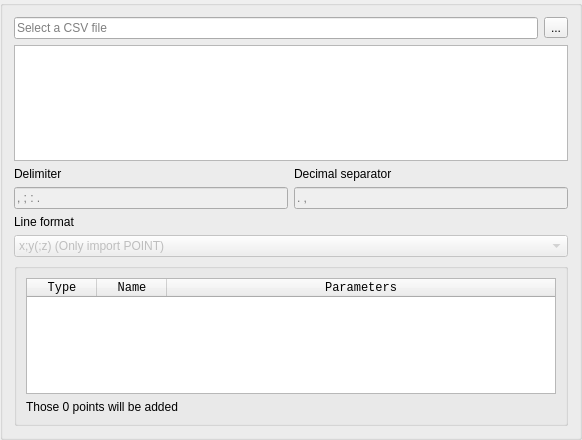
<?xml version="1.0" encoding="UTF-8"?>
<ui version="4.0">
 <class>TT_GroupBoxImportCsv</class>
 <widget class="QGroupBox" name="TT_GroupBoxImportCsv">
  <property name="geometry">
   <rect>
    <x>0</x>
    <y>0</y>
    <width>582</width>
    <height>440</height>
   </rect>
  </property>
  <property name="windowTitle">
   <string>GroupBox</string>
  </property>
  <layout class="QVBoxLayout" name="verticalLayout">
   <item>
    <widget class="QFrame" name="fr_file">
     <property name="sizePolicy">
      <sizepolicy hsizetype="Preferred" vsizetype="Preferred">
       <horstretch>0</horstretch>
       <verstretch>0</verstretch>
      </sizepolicy>
     </property>
     <layout class="QHBoxLayout" name="horizontalLayout_3">
      <property name="leftMargin">
       <number>0</number>
      </property>
      <property name="topMargin">
       <number>0</number>
      </property>
      <property name="rightMargin">
       <number>0</number>
      </property>
      <property name="bottomMargin">
       <number>0</number>
      </property>
      <item>
       <widget class="QLineEdit" name="le_file">
        <property name="readOnly">
         <bool>true</bool>
        </property>
        <property name="placeholderText">
         <string>Select a CSV file</string>
        </property>
       </widget>
      </item>
      <item>
       <widget class="QToolButton" name="tb_open">
        <property name="text">
         <string>...</string>
        </property>
        <property name="icon">
         <iconset theme="QIcon::ThemeIcon::DocumentOpen"/>
        </property>
        <property name="iconSize">
         <size>
          <width>24</width>
          <height>24</height>
         </size>
        </property>
       </widget>
      </item>
     </layout>
    </widget>
   </item>
   <item>
    <widget class="QListWidget" name="lw_preview">
     <property name="font">
      <font>
       <family>Monospace</family>
       <pointsize>8</pointsize>
      </font>
     </property>
     <property name="selectionMode">
      <enum>QAbstractItemView::SelectionMode::NoSelection</enum>
     </property>
    </widget>
   </item>
   <item>
    <widget class="QFrame" name="fr_Format">
     <layout class="QHBoxLayout" name="horizontalLayout_2">
      <property name="leftMargin">
       <number>0</number>
      </property>
      <property name="topMargin">
       <number>0</number>
      </property>
      <property name="rightMargin">
       <number>0</number>
      </property>
      <property name="bottomMargin">
       <number>0</number>
      </property>
      <item>
       <layout class="QVBoxLayout" name="vl_delimiter">
        <item>
         <widget class="QLabel" name="lb_delimiter">
          <property name="text">
           <string>Delimiter</string>
          </property>
         </widget>
        </item>
        <item>
         <widget class="QLineEdit" name="le_delimiter">
          <property name="enabled">
           <bool>false</bool>
          </property>
          <property name="placeholderText">
           <string>, ; : .</string>
          </property>
         </widget>
        </item>
       </layout>
      </item>
      <item>
       <layout class="QVBoxLayout" name="vl_decimalSeparator">
        <item>
         <widget class="QLabel" name="lb_decimalSeparator">
          <property name="text">
           <string>Decimal separator</string>
          </property>
         </widget>
        </item>
        <item>
         <widget class="QLineEdit" name="le_decimalSeparator">
          <property name="enabled">
           <bool>false</bool>
          </property>
          <property name="placeholderText">
           <string>. ,</string>
          </property>
         </widget>
        </item>
       </layout>
      </item>
     </layout>
    </widget>
   </item>
   <item>
    <widget class="QLabel" name="lb_lineFormat">
     <property name="text">
      <string>Line format</string>
     </property>
    </widget>
   </item>
   <item>
    <widget class="QComboBox" name="cb_lineFormat">
     <property name="enabled">
      <bool>false</bool>
     </property>
     <property name="currentIndex">
      <number>0</number>
     </property>
     <item>
      <property name="text">
       <string>x;y(;z) (Only import POINT)</string>
      </property>
     </item>
     <item>
      <property name="text">
       <string>name;x;y(;z) (Only import POINT)</string>
      </property>
     </item>
     <item>
      <property name="text">
       <string>type;name;parameters (Import POINT, STATION, REFERENCE &amp; MEASURE)</string>
      </property>
     </item>
    </widget>
   </item>
   <item>
    <widget class="QGroupBox" name="gb_points">
     <layout class="QVBoxLayout" name="verticalLayout_4">
      <item>
       <widget class="QTableWidget" name="tw_points">
        <property name="font">
         <font>
          <family>Monospace</family>
          <pointsize>8</pointsize>
         </font>
        </property>
        <property name="editTriggers">
         <set>QAbstractItemView::EditTrigger::NoEditTriggers</set>
        </property>
        <property name="selectionMode">
         <enum>QAbstractItemView::SelectionMode::NoSelection</enum>
        </property>
        <property name="horizontalScrollMode">
         <enum>QAbstractItemView::ScrollMode::ScrollPerPixel</enum>
        </property>
        <attribute name="horizontalHeaderDefaultSectionSize">
         <number>70</number>
        </attribute>
        <attribute name="horizontalHeaderStretchLastSection">
         <bool>true</bool>
        </attribute>
        <column>
         <property name="text">
          <string>Type</string>
         </property>
         <property name="font">
          <font>
           <pointsize>9</pointsize>
           <bold>false</bold>
          </font>
         </property>
        </column>
        <column>
         <property name="text">
          <string>Name</string>
         </property>
         <property name="font">
          <font>
           <pointsize>9</pointsize>
          </font>
         </property>
        </column>
        <column>
         <property name="text">
          <string>Parameters</string>
         </property>
         <property name="font">
          <font>
           <pointsize>9</pointsize>
          </font>
         </property>
        </column>
       </widget>
      </item>
      <item>
       <widget class="QLabel" name="lb_nbPoints">
        <property name="text">
         <string>Those 0 points will be added</string>
        </property>
       </widget>
      </item>
     </layout>
    </widget>
   </item>
  </layout>
 </widget>
 <resources/>
 <connections>
  <connection>
   <sender>tb_open</sender>
   <signal>pressed()</signal>
   <receiver>TT_GroupBoxImportCsv</receiver>
   <slot>slot_tbOpenPressed()</slot>
   <hints>
    <hint type="sourcelabel">
     <x>553</x>
     <y>30</y>
    </hint>
    <hint type="destinationlabel">
     <x>290</x>
     <y>219</y>
    </hint>
   </hints>
  </connection>
 </connections>
 <slots>
  <slot>slot_tbOpenPressed()</slot>
 </slots>
</ui>
